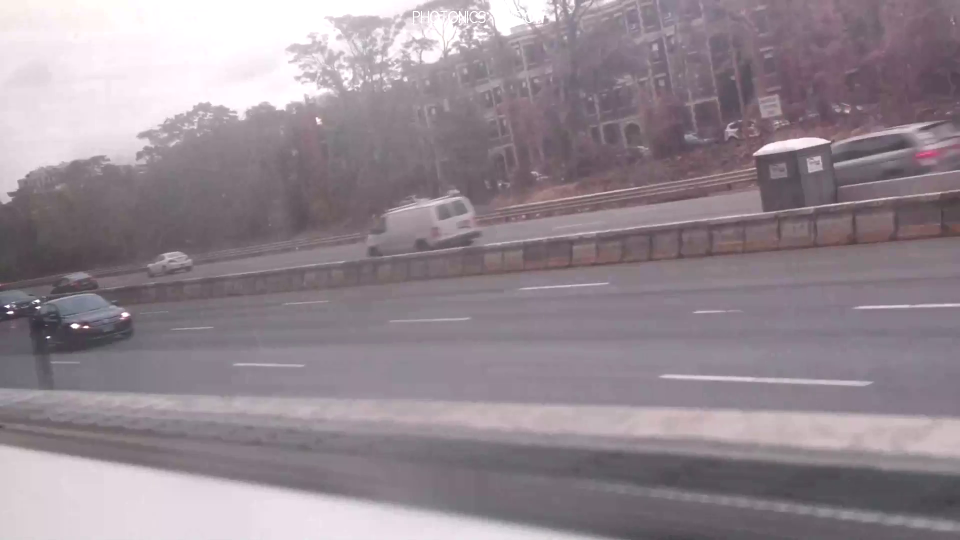
#> input picture frame 3 of example/data3.mp4, 1920 x 1080 px (shown at 1/2 size)
$ python car_detection.py
#> lines starting #> are read from the running program, lines starting #| are printed output that depends on the picture; after the words box and inside, x2 and y2 are one past the last pixel; in counts of white or black regions, pixels touching at a corner belong together
#import libraries of python opencv

import cv2
import numpy as np
i = 0
j = 0
k = 0
#create VideoCapture object and read from video file
cap = cv2.VideoCapture('data3.mp4')
#use trained cars XML classifiers
car_cascade = cv2.CascadeClassifier('cars.xml')

#read until video is completed
while True:
    k = 0
    #capture frame by frame
    ret, frame = cap.read()
#> frame is the input picture: shape (1080, 1920, 3); mean B, G, R 145.3, 137.3, 148.5
    #convert video into gray scale of each frames
    gray = cv2.cvtColor(frame, cv2.COLOR_BGR2GRAY)

    #detect cars in the video
    cars = car_cascade.detectMultiScale(gray, 1.1, 3)
#> cars = [[586, 459, 54, 54], [1025, 365, 104, 104], [1123, 459, 113, 113], [22, 485, 310, 310]]

    #to draw arectangle in each cars
    for (x,y,w,h) in cars:
        cv2.rectangle(frame,(x,y),(x+w,y+h),(0,255,0),2)
        k  = 1 + k
#> this loop made 4 passes
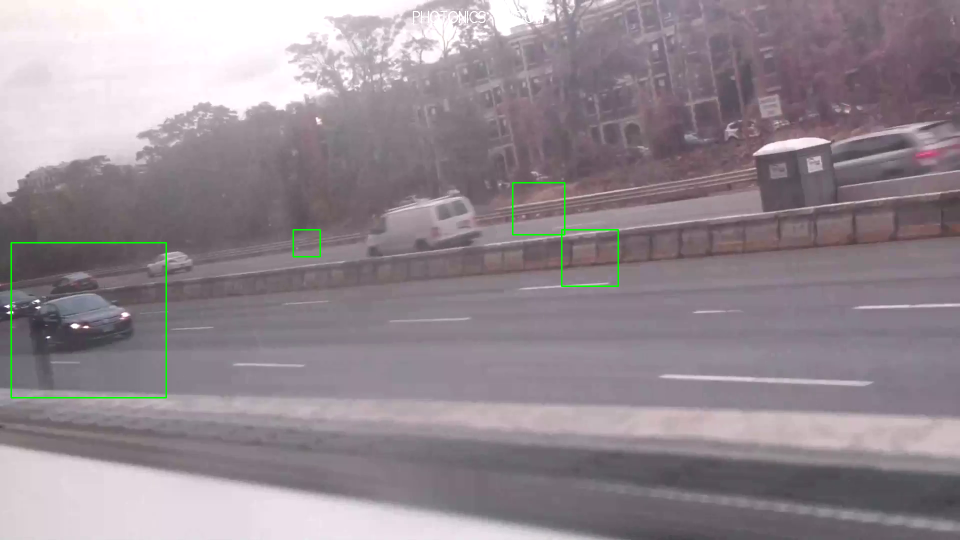
#> frame: shape (1080, 1920, 3) (shown at 1/2 size); 0.33% of pixels changed, all inside (x1, y1, x2, y2) = (21, 364, 1238, 797)
#> after the loop, k = 4
    if k>j:
        i=k-j+i
#> i = 4
    cv2.putText(frame,'Car number %d ' % i ,(10,500),cv2.FONT_HERSHEY_SIMPLEX,1,(255,255,255),2)
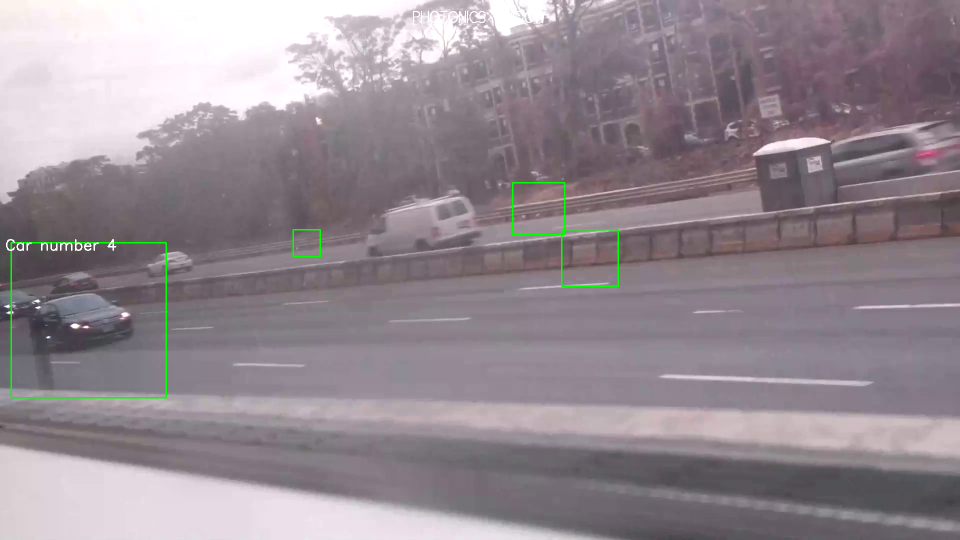
#> frame: shape (1080, 1920, 3) (shown at 1/2 size); 0.06% of pixels changed, all inside (x1, y1, x2, y2) = (12, 478, 233, 502)
    j=k
#> j = 4

    #display the resulting frame
    cv2.imshow('video', frame)


    #press Q on keyboard to exit
    if cv2.waitKey(25) & 0xFF == ord('q'):
#> (key q is pressed here)
        break
#release the videocapture object
cap.release()
#close all the frames
cv2.destroyAllWindows()

$ run again, starting later in the video
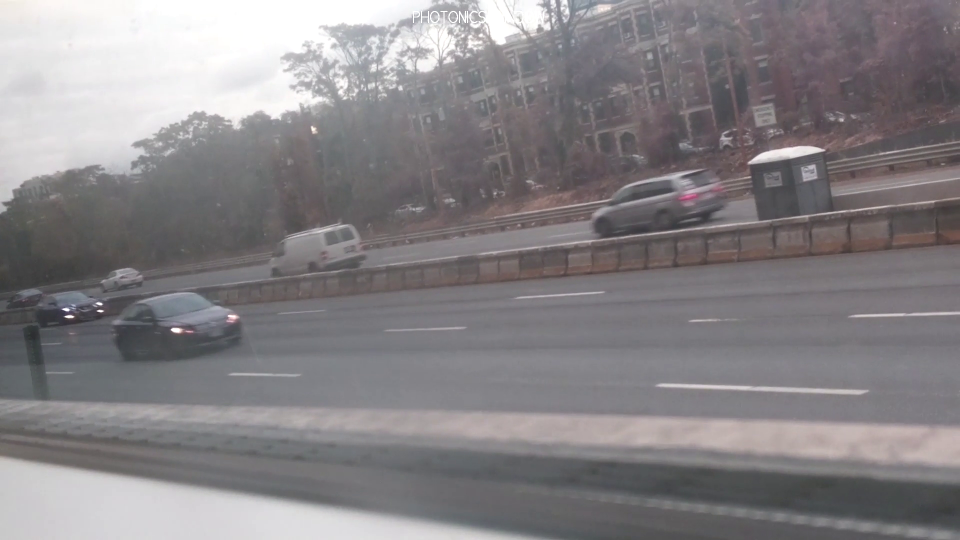
#> input picture frame 13 of example/data3.mp4, 1920 x 1080 px (shown at 1/2 size)
#> frame is the input picture: shape (1080, 1920, 3); mean B, G, R 133.6, 130.7, 134.2
#> cars = [[281, 525, 47, 47], [826, 448, 51, 51], [636, 431, 68, 68], [1067, 518, 57, 57], [1102, 477, 110, 110]]
#> the loop `for (x,y,w,h) in cars:` made 5 passes
#> after the loop `for (x,y,w,h) in cars:`:
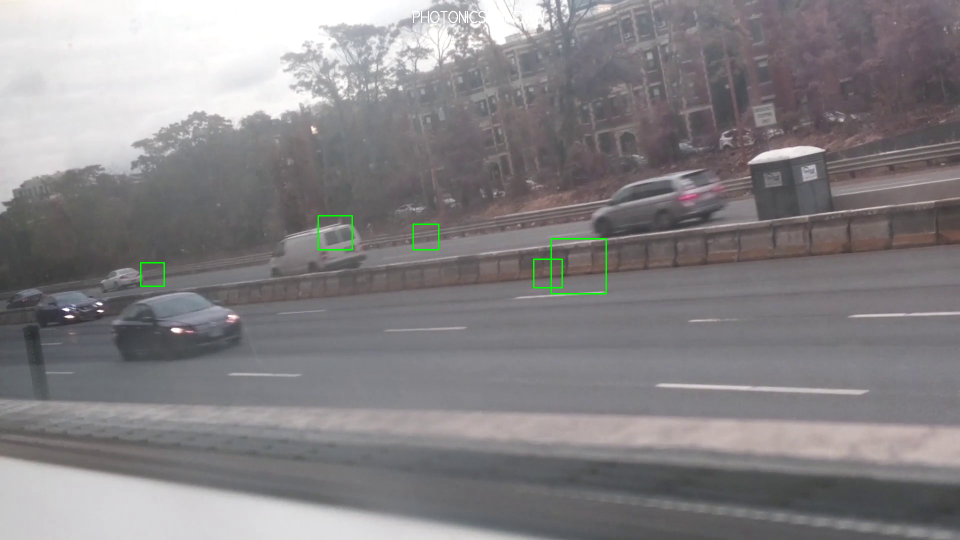
#> frame: shape (1080, 1920, 3) (shown at 1/2 size); 0.19% of pixels changed, all inside (x1, y1, x2, y2) = (280, 430, 1214, 589)
#> after the loop `for (x,y,w,h) in cars:`: k = 5
#> `cv2.putText(frame,'Car number %d ' % i ,(10,500),cv2.FONT_HERSHEY_SIMP..`:
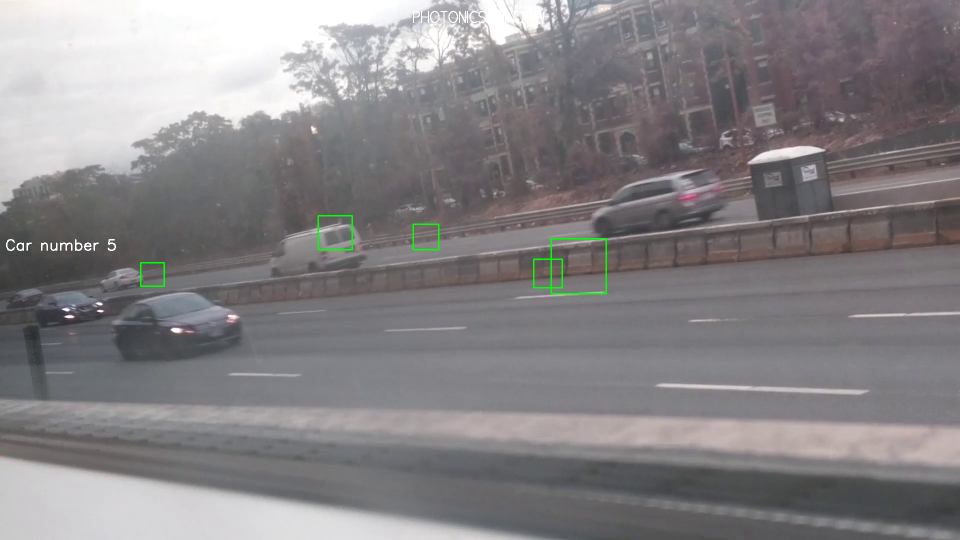
#> frame: shape (1080, 1920, 3) (shown at 1/2 size); 0.06% of pixels changed, all inside (x1, y1, x2, y2) = (12, 478, 232, 502)

$ run again, starting later in the video
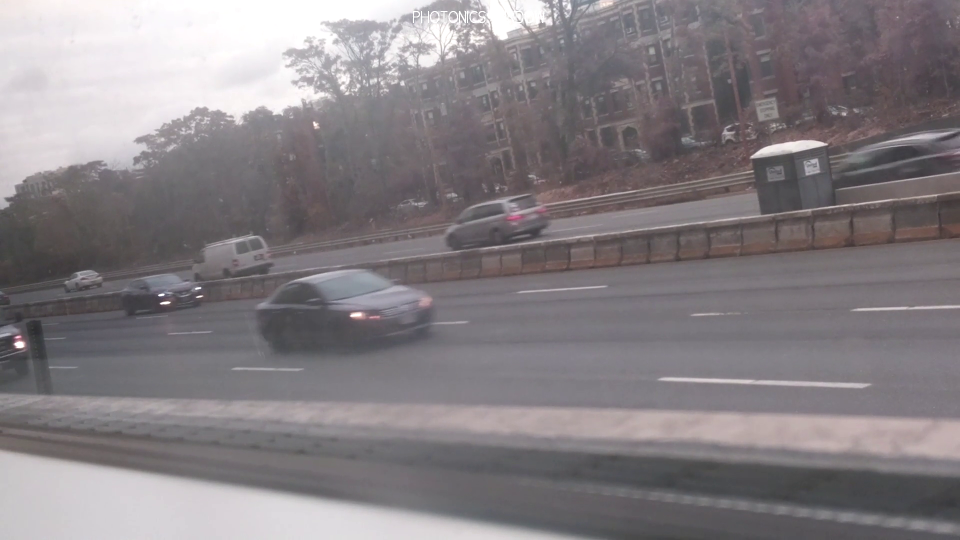
#> input picture frame 24 of example/data3.mp4, 1920 x 1080 px (shown at 1/2 size)
#> frame is the input picture: shape (1080, 1920, 3); mean B, G, R 131.3, 127.6, 133.3
#> cars = [[706, 458, 47, 47], [1076, 508, 53, 53], [1243, 321, 130, 130], [1111, 465, 114, 114], [444, 356, 483, 483]]
#> the loop `for (x,y,w,h) in cars:` made 5 passes
#> after the loop `for (x,y,w,h) in cars:`:
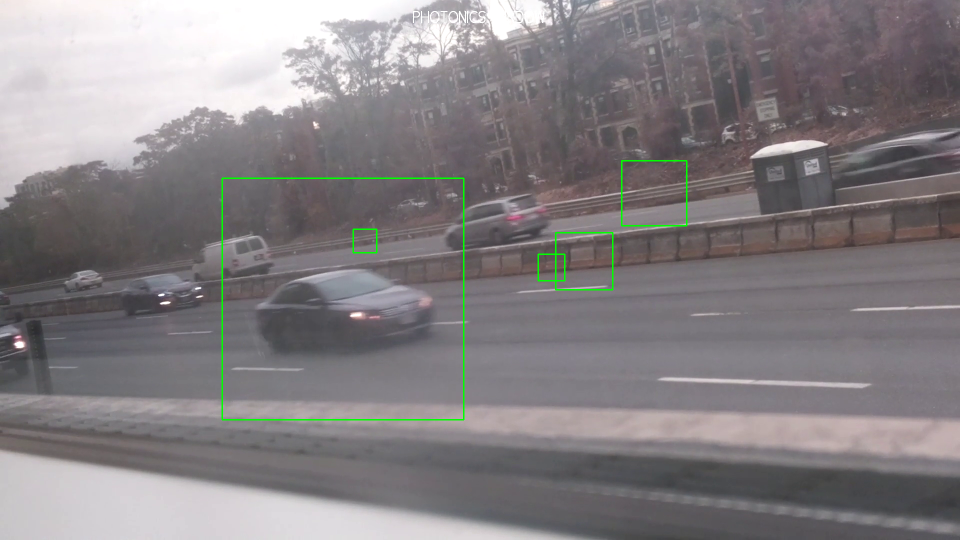
#> frame: shape (1080, 1920, 3) (shown at 1/2 size); 0.48% of pixels changed, all inside (x1, y1, x2, y2) = (443, 320, 1375, 841)
#> after the loop `for (x,y,w,h) in cars:`: k = 5
#> `cv2.putText(frame,'Car number %d ' % i ,(10,500),cv2.FONT_HERSHEY_SIMP..`:
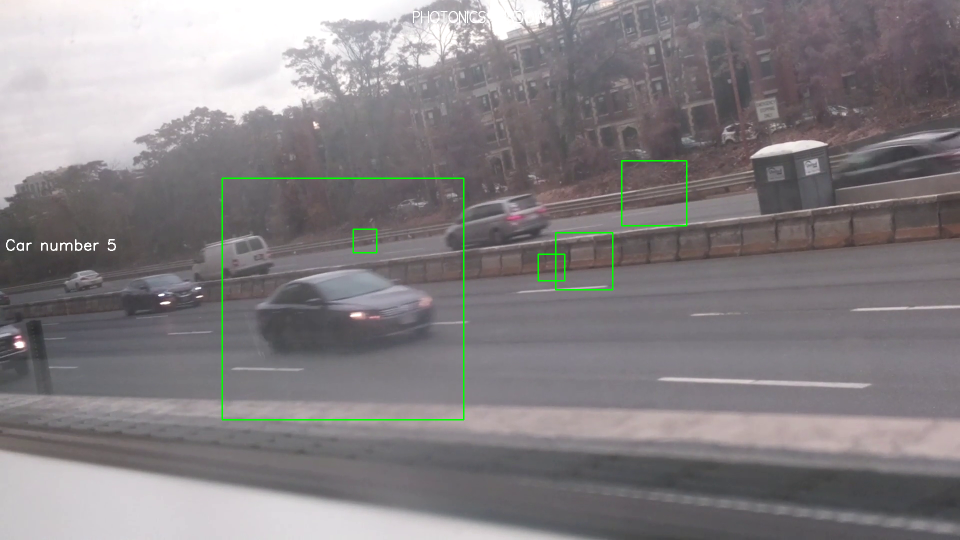
#> frame: shape (1080, 1920, 3) (shown at 1/2 size); 0.06% of pixels changed, all inside (x1, y1, x2, y2) = (12, 478, 232, 502)
